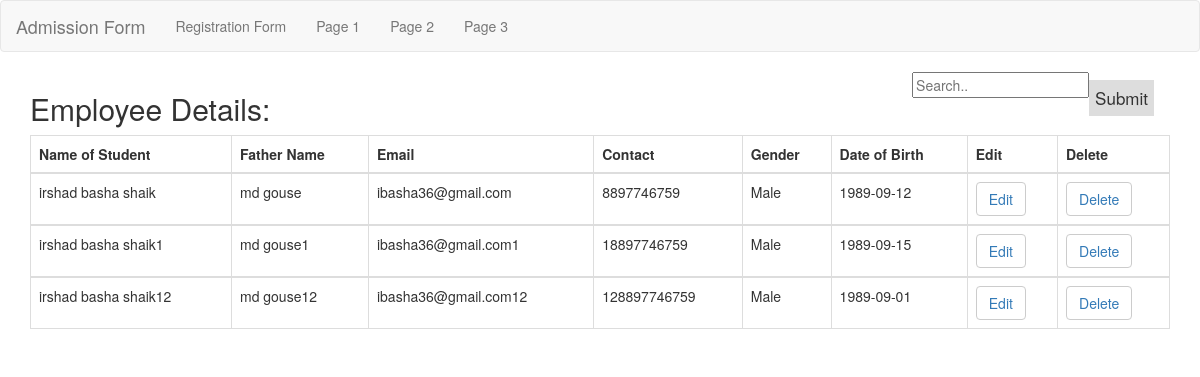
The page /saveform on the database its author committed.
### h1/models.py (models this page shows)
class Student(models.Model):
    name=models.CharField(max_length=100)
    fname=models.CharField(max_length=100)
    email=models.CharField(max_length=100)
    contact=models.CharField(max_length=100)
    gender=models.CharField(max_length=100)
    dob=models.CharField(max_length=100)
    class Meta:
        db_table='student'

### h1/views.py (the view)
# urls.py: path('saveform',views.saveform,name='saveform'),
def saveform(request):
    info=Student.objects.all()
    if request.method=='POST':
        form=Student(name=request.POST['name'],fname=request.POST['fname'],email=request.POST['email'],contact=request.POST['contact'],gender=request.POST['sex'],dob=request.POST['date'])
        form.save()
    return render(request,"studentd.html",{"form_list":info})

### h1/templates/studentd.html (shortened to what this page needs)
{% extends "base.html" %}
{% block content %}
<div class="container" method="post" action="/saveform">
  <div class="search" >
    <form action="/action_page.php">
      <input type="text" placeholder="Search.." name="search">
      <button type="submit">Submit</button>
    </form>
  </div>
  <h2>Employee Details:</h2>
  <table class="table table-bordered">
    <thead>
      <tr>
        <th>Name of Student</th>
        <th>Father Name</th>
        <th>Email</th>
        <th>Contact</th>
        <th>Gender</th>
        <th>Date of Birth</th>
        <th>Edit</th>
        <th>Delete</th>
      </tr>
    </thead>
      {% for form in form_list %}
    <tbody>
      <tr>
        <td>{{form.name}}</td>
        <td>{{form.fname}}</td>
          <td>{{form.email}}</td>
        <td>{{form.contact}}</td>
        <td>{{form.gender}}</td>
        <td>{{form.dob}} </td>
        <td><button class="btn btn-default"><a href="/edit?id={{form.id}}">Edit</a></button></td>
        <td><button class="btn btn-default"><a href="/delete?id={{form.id}}">Delete</a></button></td>
      </tr>
        {% endfor %}
    </tbody>
  </table>
</div>
{% endblock%}

### h1/templates/base.html (shortened to what this page needs)
<!DOCTYPE html>
<html lang="en">
<head>
  <link rel="stylesheet" href="https://formden.com/static/cdn/bootstrap-iso.css" />
  <link rel="stylesheet" href="https://maxcdn.bootstrapcdn.com/bootstrap/3.4.1/css/bootstrap.min.css">
  <link rel="stylesheet" href="https://cdnjs.cloudflare.com/ajax/libs/bootstrap-datepicker/1.4.1/css/bootstrap-datepicker3.css"/>
</head>
<body>
<nav class="navbar navbar-default">
  <div class="container-fluid">
    <div class="navbar-header">
      <a class="navbar-brand" href="#">Admission Form</a>
    </div>
    <ul class="nav navbar-nav">
      <li><a href="home">Registration Form</a></li>
      <li><a href="saveform">Page 1</a></li>
      <li><a href="#">Page 2</a></li>
      <li><a href="#">Page 3</a></li>
    </ul>
  </div>
</nav>
<div class="content">
  {% block content %} {% endblock%}
</div>
</body>
</html>

### h1/templates/base.html (style rules this page uses)
.search { float: right; }
.search button { float: right; padding: 6px; margin-top: 8px; margin-right: 16px; background: #ddd; font-size: 17px; border: none; cursor: pointer; }

### rows shown on the page
Student: name "irshad basha shaik", fname "md gouse", email "ibasha36@gmail.com", contact "8897746759", gender "Male", dob "1989-09-12"
Student: name "irshad basha shaik1", fname "md gouse1", email "ibasha36@gmail.com1", contact "18897746759", gender "Male", dob "1989-09-15"
Student: name "irshad basha shaik12", fname "md gouse12", email "ibasha36@gmail.com12", contact "128897746759", gender "Male", dob "1989-09-01"
